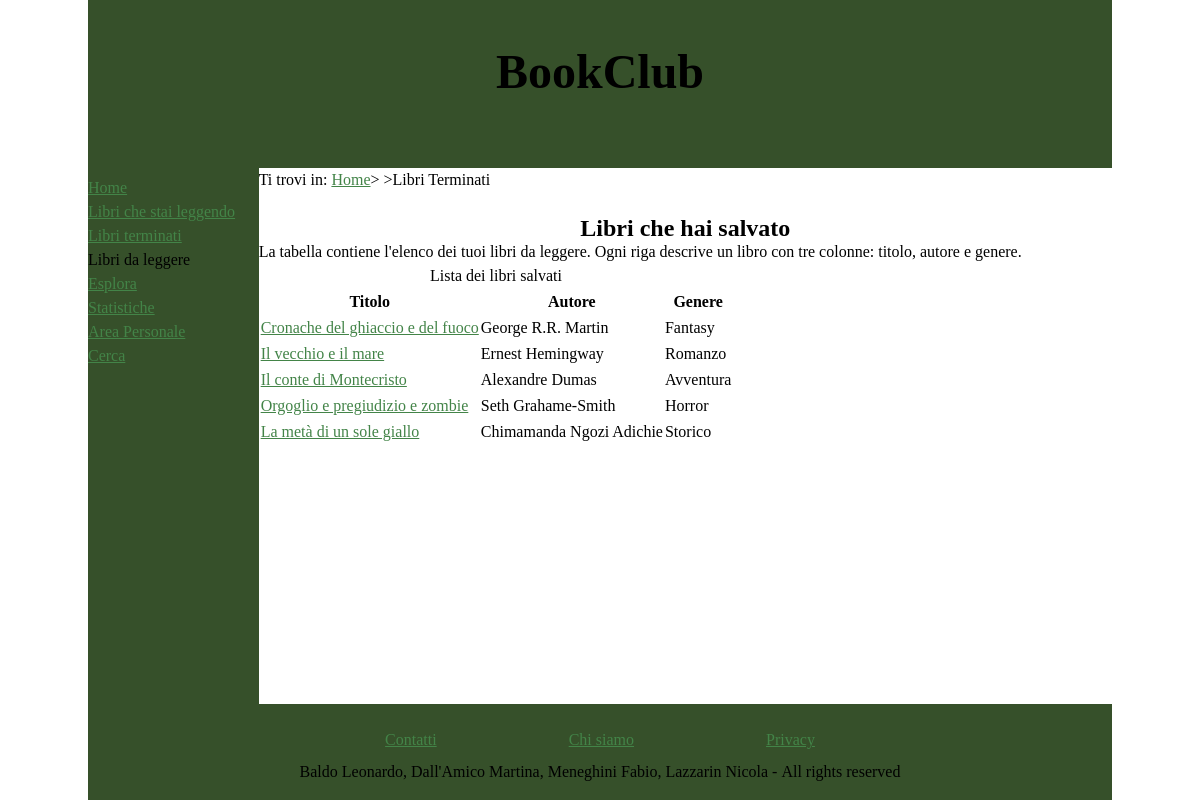
Screenshot of /da_leggere.php (signed in) with the database file from the repository.
### tables this page shows
CREATE TABLE `libri` (
  `id` int(10) unsigned NOT NULL AUTO_INCREMENT,
  `titolo` varchar(100) NOT NULL,
  `genere` varchar(100) NOT NULL,
  `lingua` varchar(25) NOT NULL,
  `trama` varchar(1000) NOT NULL,
  `autore` varchar(100) NOT NULL,
  `n_capitoli` int(10) unsigned NOT NULL,
  PRIMARY KEY (`id`)
);

### DBAccess.php (called while the page is built, shortened)
<?php
class DBAccess {
    private $HOST_DB = "localhost";
    private $DATABASE_NAME = "bookclub";
    private $USERNAME = "root";
    private $PASSWORD = "";
    private $connection;
    public function openDBConnection() {
        $this -> connection = mysqli_connect(
            $this->HOST_DB,
            $this->USERNAME,
            $this->PASSWORD,
            $this->DATABASE_NAME
        );
        return mysqli_connect_errno() == 0;
    }
    public function getListaSalvati($username) {
        $query = "SELECT libri.titolo, libri.autore, libri.genere FROM libri, da_leggere WHERE da_leggere.username = '$username' AND da_leggere.id_libro = libri.id";
        $queryResult = mysqli_query($this -> connection, $query);
        if(mysqli_num_rows($queryResult) != 0) {
            $result = array();
            while($row = mysqli_fetch_assoc($queryResult)) {
                $result[] = $row;
            }
            return $result;
        }
        else {
            return null;
        }
    }
}
?>

### da_leggere.php (the view, shortened to what this page needs)
<?php
require_once "DBAccess.php";
$paginaHTML = file_get_contents("template/templateDaLeggere.html");
$listaLibri = "";
try {
    $connection = new DBAccess();
    $connectionOk = $connection -> openDBConnection();
    if($connectionOk) {
        $lista = $connection -> getListaSalvati($_SESSION['username']);
        if(empty($lista)) {
            $listaLibri = "Non hai nessun libro da leggere.";
        }
        else {
            $listaLibri .= '<p id="descr">La tabella contiene l\'elenco dei tuoi libri da leggere. Ogni riga descrive un libro con tre colonne: titolo, autore e genere.</p>
                            <table aria-describedby="descr">
                            <caption>Lista dei libri salvati</caption>
                            <tr>
                                <th scope="col">Titolo</th>
                                <th scope="col">Autore</th>
                                <th scope="col">Genere</th>
                            </tr>';
            foreach($lista as $libro) {
                $listaLibri .= '<tr>
                                    <td scope="row"><a href="templateSchedaLibro.html">'.$libro["titolo"].'</a></td>
                                    <td>'.$libro["autore"].'</td>
                                    <td>'.$libro["genere"].'</td>
                                </tr>';
            }
            $listaLibri .= "</table>";
        }
    }
    else {
        echo "Connessione fallita";
    }
}
catch(Throwable $e) {
    echo "Errore: ".$e -> getMessage();
}
$paginaHTML = str_replace("{listaLibri}", $listaLibri, $paginaHTML);
echo $paginaHTML;
?>

### css/style.css (style rules this page uses)
* { margin:0; padding:0; }
:root { --flagColor: #36502A; --background: white; --textColor: black; --linkColor: #438448; --visitedLinkColor: #660030; }
a:link { color: var(--linkColor); }
#breadcrumbs { grid-area: b; }
html, body { margin-left: auto; margin-right: auto; }
html { font-size: 100%; line-height: 1.5em; background-color: var(--background); }
.titolo { margin-bottom: 1em; }
header { grid-area: h; background-color: var(--flagColor); color: var(--textColor); text-align: center; padding: 1.5em; font-size: 1.5em; margin: 0em; }
header h1 { text-align: center; }
body { max-width: 1024px; display: grid; grid-template-columns: 1fr 5fr; grid-template-rows: auto auto 1fr auto; grid-template-areas: "h h" "m b" "m c" "f f"; height: 100vh; }
#menu { grid-area: m; padding: 0.5em 0em; background-color: var(--flagColor); color: var(--textColor); height: 100%; }
main { grid-area: c; max-width: 1024px; }
h2 { text-align: center; width: 100%; padding-top: 1em; }
footer { grid-area: f; background-color: var(--flagColor); color: var(--textColor); text-align: center; padding: 1em 0em; }
footer ul { padding: 0.5em; }
footer ul li { display: inline-block; padding: 0em 4em; }
ul { list-style: none; }

### css/mobile.css (style rules this page uses)
html { font-size: 120%; }
header { padding: 1em; }
#menu { width: 100%; text-align: center; padding: 0.5em 0em; }
#menu ul li { font-size: 1.5em; display: inline-block; padding: 0em 0.8em; }
#breadcrumbs { display: none; }
footer { text-align: center; padding: 0.5em 0em; }
footer ul li { display: inline-block; padding: 0em 1em; }

### css/print.css (style rules this page uses)
* { margin: 0; padding: 0; }
html, body { font-size: 12pt; margin: auto; }
header { text-align: center; padding: 1em 0em; }
header h1 { font-size: 4em; }
#breadcrumbs { display:none; }
#menu { display: none; }
main { text-align: justify; width: auto; padding: 1.5em; }
main h2 { text-align: center; font-size: 2em; }
footer { display: none; }

### rows the page displays
libri: titolo "Cronache del ghiaccio e del fuoco", autore "George R.R. Martin", genere "Fantasy"
libri: titolo "Il vecchio e il mare", autore "Ernest Hemingway", genere "Romanzo"
libri: titolo "Il conte di Montecristo", autore "Alexandre Dumas", genere "Avventura"
libri: titolo "Orgoglio e pregiudizio e zombie", autore "Seth Grahame-Smith", genere "Horror"
libri: titolo "La metà di un sole giallo", autore "Chimamanda Ngozi Adichie", genere "Storico"
